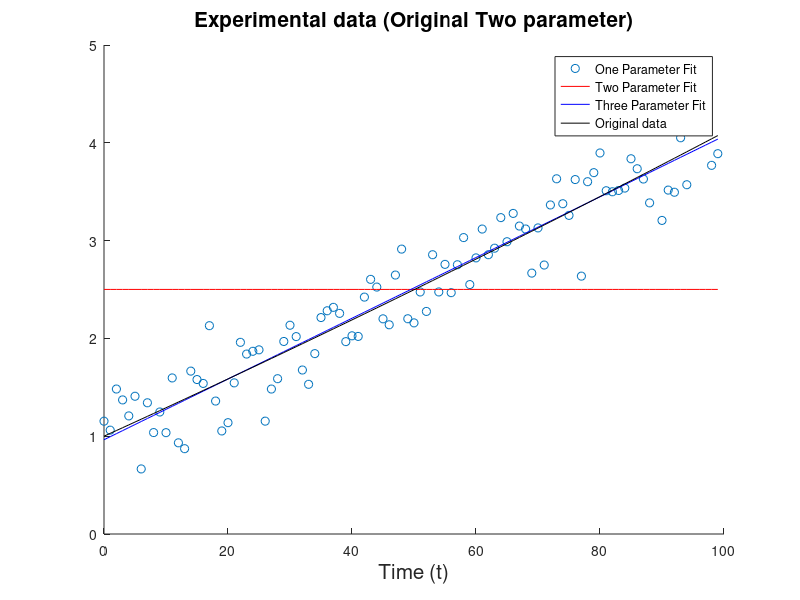
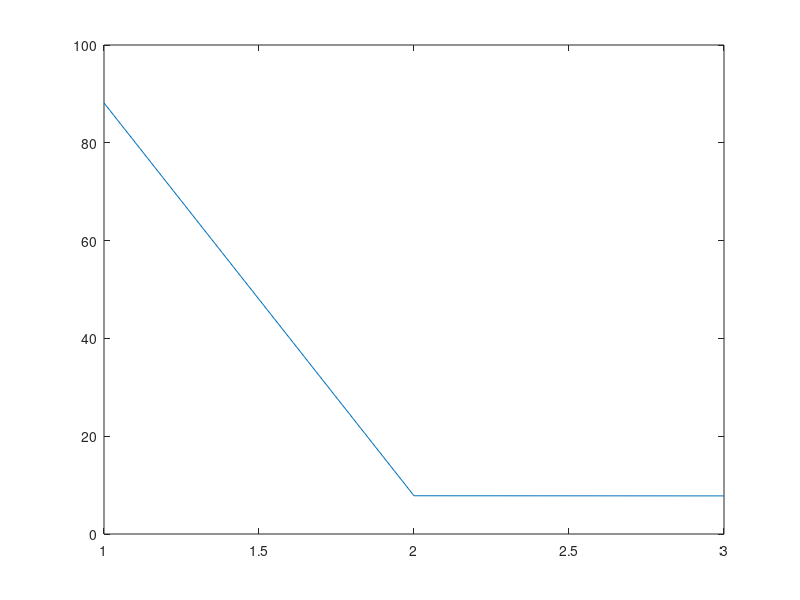

Reproduce these figures in MATLAB, in order.
% This program for Order Recursive Least squares (ORLS)

% source Generation
clear all;clc;close all;
n=0:99;
N=length(n);
theta_org=[1 .03]'; % Original parameters

H_m=[ones(N,1) n']; % Original source H for data generation
H=[ones(N,1) n' n'.^2 n'.^3]; % H for recursive estimation

% Model for Source (data to be modeled)
x=H_m*theta_org + (.3)*randn(1,N)'; % variance of the Noise .0625

p=3; % No of parameters to estimate

% Initialization of Least Squares

D=inv(H(:,1)'*H(:,1));
theta=D*H(:,1)'*x;

theta_comp{1,1}=theta;
Jmin(1)=x'*(x-H(:,1)*theta(:,1));
P=H(:,1)*D*H(:,1)';
I=eye(N,N);

for k=1:p-1,
    
    a=H(:,k+1)'*[I-P]*H(:,k+1);
    alpha=H(:,k+1)'*[I-P]*x/(a);
    b=H(:,(1:k))'*H(:,k+1);
    c=-D*b/a;
    d=-b'*D/a;
    
    theta=[theta-D*b*alpha ; alpha]; % Estimator update
    theta_comp{1,k+1}=theta;   % storing of Intermediate estimators starting from lower order
    D=[D+(D*b*b'*D)/a  c ; c' 1/a];  % Recursive update for D
    Jmin(k+1)= Jmin(k)-a*(alpha^2); % Jmin updation
    
    P=P+([I-P]*H(:,k+1)*H(:,k+1)'*[I-P]/a); % updation of the projection matrix
end

figure,scatter(n,x);hold on;
hnd=title('Experimental data (Original Two parameter)');
set(hnd,'fontsize',15); 
hnd=xlabel('Time (t)');
set(hnd,'fontsize',15); 

for i=1:p,
mtx=[1 0 0;0 0 1;0 0 0];
hnd=plot(n,H(:,(1:i))*theta_comp{1,i}); % If u vary the parameter change here..
set(hnd,'color',mtx(i,:));
end

legend('One Parameter Fit','Two Parameter Fit','Three Parameter Fit','Original data');

figure,plot(1:length(Jmin),Jmin);
